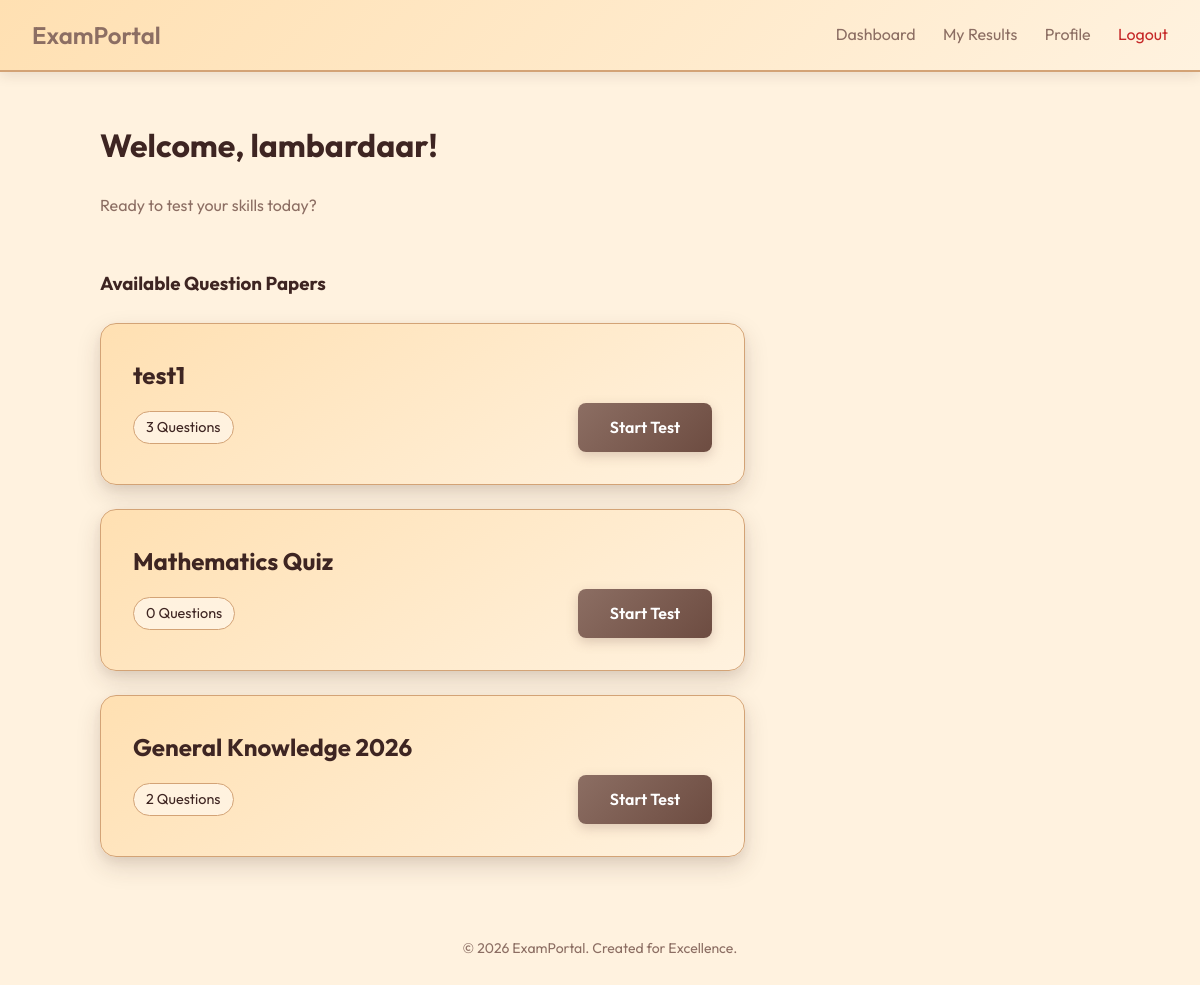
/student/dashboard/ (signed in), run on an earlier commit of the app's database.
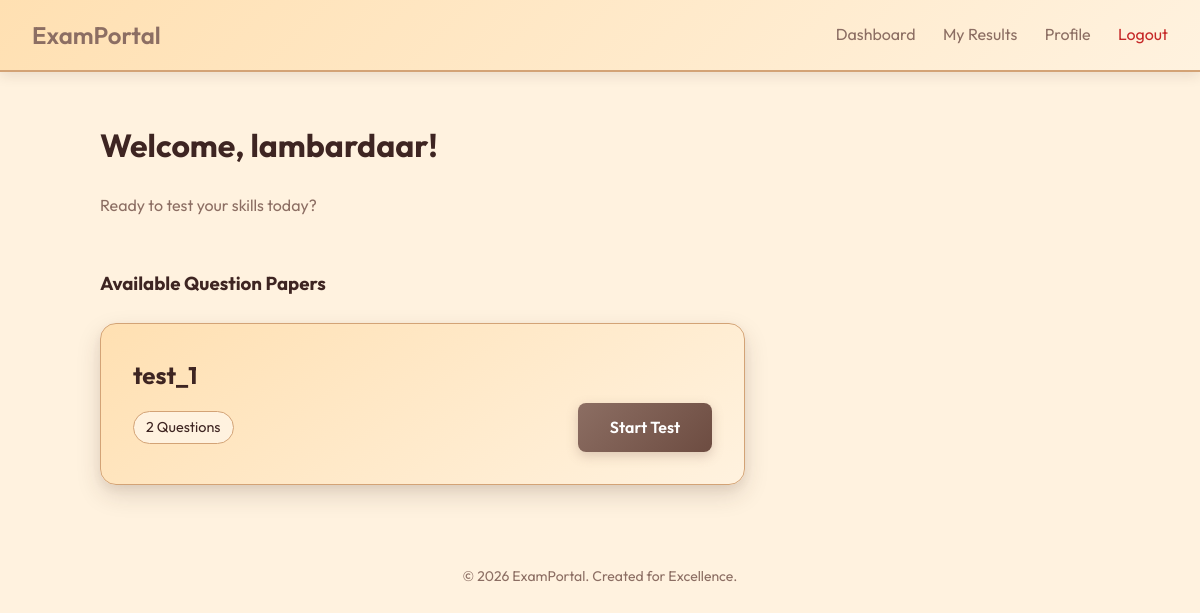
And on a later commit of the database.
### test_app/models.py (models this page shows, shortened)
class QuestionPaper(models.Model):
    title = models.CharField(max_length=200)
    description = models.TextField(blank=True)
    created_at = models.DateTimeField(auto_now_add=True)

### test_app/views.py (the view)
# urls.py: path('student/dashboard/', views.student_dashboard, name='student_dashboard'),
@login_required
def student_dashboard(request):
    papers = QuestionPaper.objects.all().order_by('-created_at')
    return render(request, 'test_app/dashboard.html', {'papers': papers})

### test_app/templates/test_app/dashboard.html (shortened to what this page needs)
{% extends 'test_app/base.html' %}
{% block content %}
<div style="margin-bottom: 2rem;">
    <h1>Welcome, {{ user.username }}!</h1>
    <p style="color: var(--text-light);">Ready to test your skills today?</p>
</div>
<div style="display: grid; grid-template-columns: 2fr 1fr; gap: 2rem;">
    <div>
        <h3 style="margin-bottom: 1.5rem;">Available Question Papers</h3>
        {% if papers %}
        <div style="display: grid; gap: 1.5rem;">
            {% for paper in papers %}
            <div class="card" style="padding: 2rem;">
                <h4 style="margin: 0 0 0.5rem; font-size: 1.5rem;">{{ paper.title }}</h4>
                <div style="display: flex; justify-content: space-between; align-items: center;">
                    <span
                        style="font-size: 0.9rem; color: var(--text); background: var(--ivory); padding: 0.25rem 0.75rem; border-radius: 2rem; border: 1px solid var(--accent);">
                        {{ paper.questions.count }} Questions
                    </span>
                    <a href="{% url 'take_test' paper.id %}" class="btn btn-primary"
                        style="padding: 0.75rem 2rem;">Start Test</a>
                </div>
            </div>
            {% endfor %}
        </div>
        {% else %}
        <div class="card" style="text-align: center; padding: 4rem 2rem;">
            <p style="color: var(--text-light);">No examination papers are available at the moment. Please check back
                later.</p>
        </div>
        {% endif %}
    </div>
</div>
{% endblock %}

What changed in the data, as far as the page shows it:
removed QuestionPaper: title "test1", questions.count "3"
removed QuestionPaper: title "Mathematics Quiz", questions.count "0"
removed QuestionPaper: title "General Knowledge 2026", questions.count "2"
added QuestionPaper: title "test_1", questions.count "2"
